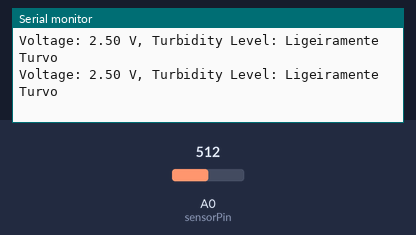
A sketch run on a simulated Arduino Uno, built with avr-gcc and run on an emulated ATmega328P. Shown: the last lines printed to the serial monitor. The inputs (shaded band) are chosen by the test bench; at power-on: A0 (sensorPin) = 512.

Above: at 1.8 s.
1.9 s: A0 (sensorPin) set to 504
At 2.5 s:
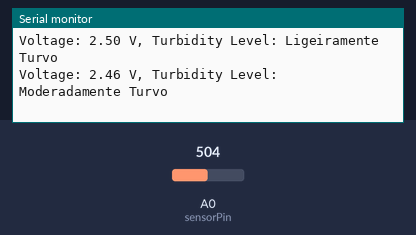
4.5 s: A0 (sensorPin) set to 306
At 5.8 s:
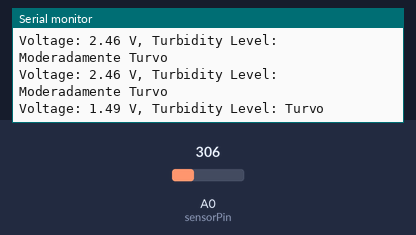
7.5 s: A0 (sensorPin) set to 122
At 8.5 s:
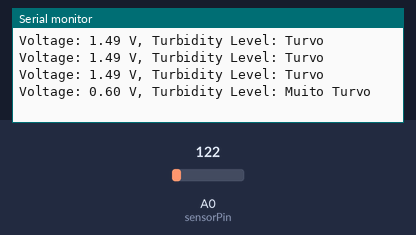
10.5 s: A0 (sensorPin) set to 900
At 11.8 s:
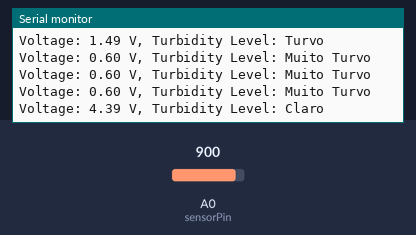

The sketch:

turbidety.ino
```cpp
// Define the pin where the sensor is connected
const int sensorPin = A0;

void setup() {
  // Initialize serial communication at 9600 bits per second:
  Serial.begin(9600);
}

void loop() {
  // Read the input on analog pin 0:
  int sensorValue = analogRead(sensorPin);

  // Convert the analog reading (which goes from 0 - 1024) to a voltage (0 - 5V):
  float voltage = sensorValue * (5.0 / 1024.0);

  // Determine turbidity level based on voltage
  String turbidityLevel = determineTurbidityLevel(voltage);

  // Print out the voltage and turbidity level
  Serial.print("Voltage: ");
  Serial.print(voltage);
  Serial.print(" V, Turbidity Level: ");
  Serial.println(turbidityLevel);

  // Delay for a bit to avoid spamming
  delay(1000);
}

String determineTurbidityLevel(float voltage) {
 if (voltage < 0.6) {
    return "Muito Turvo";
 } else if (voltage < 1.5) {
    return "Turvo";
 } else if (voltage < 2.5) {
    return "Moderadamente Turvo";
 } else if (voltage < 3.5) {
    return "Ligeiramente Turvo";
 }  else {
    return "Claro";
 }
}
```

Measured:
- the behaviour switches between 512 and 511 on A0 (sensorPin) (found by bisection; images 0 and 1)
- after the input at 1.9 s, the serial monitor: prints a new line after 0.10 s (image 1)
- after the input at 4.5 s, the serial monitor: prints a new line after 0.51 s (image 2)
- after the input at 7.5 s, the serial monitor: prints a new line after 0.51 s (image 3)
- after the input at 10.5 s, the serial monitor: prints a new line after 0.51 s (image 4)
